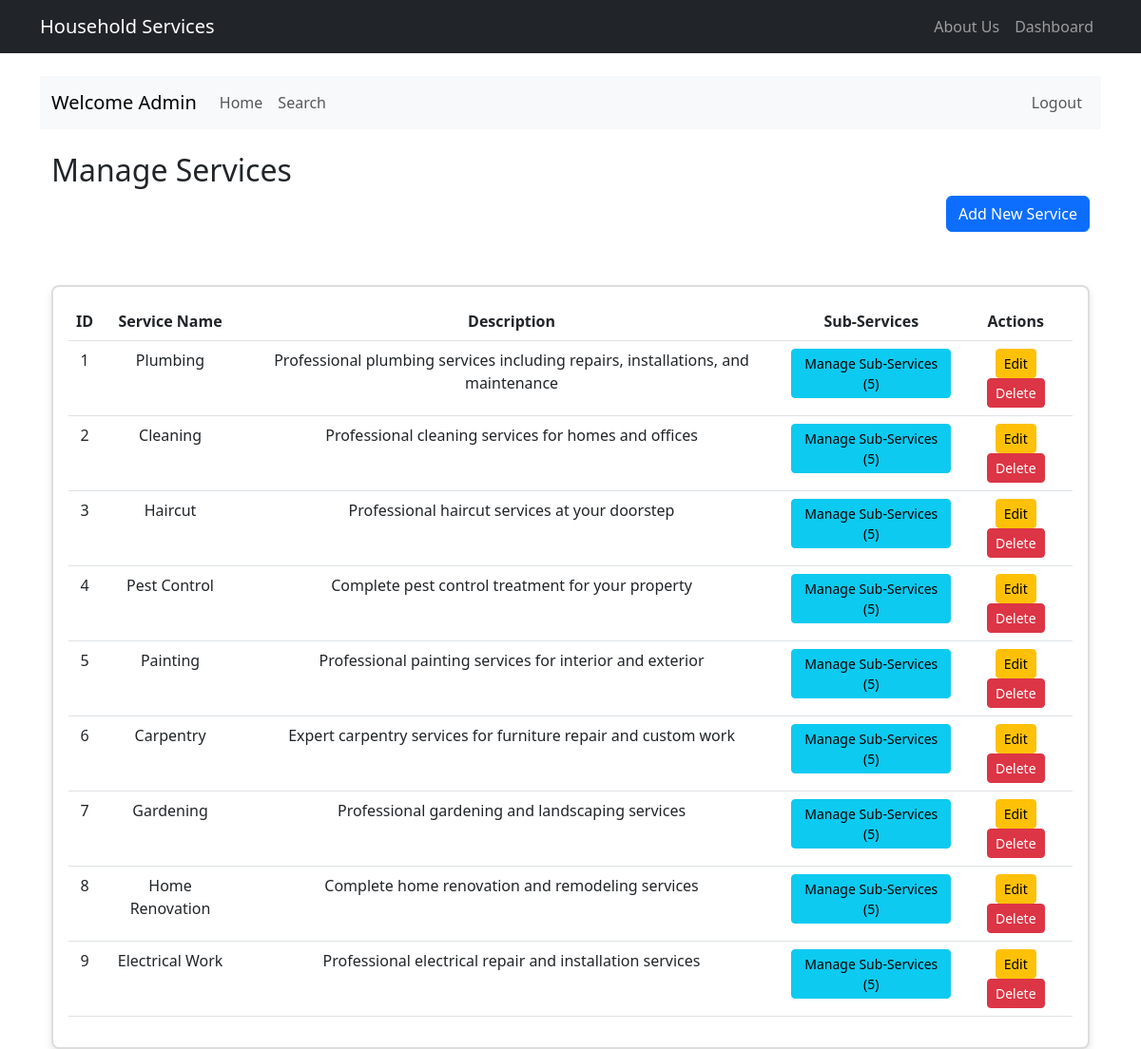
Before: /admin/services (signed in) with the older database file.
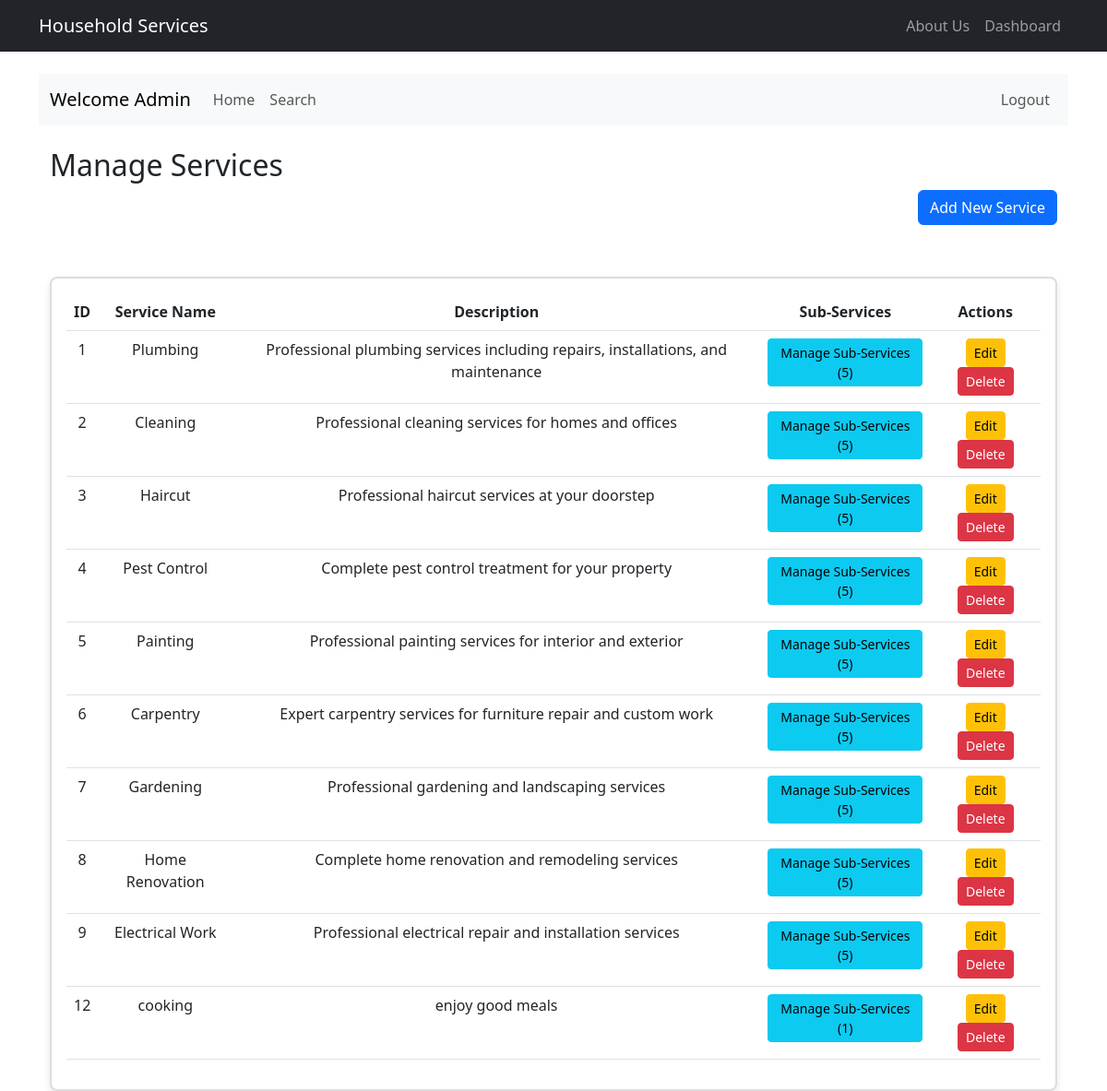
After: the same page with the newer database file.
### model.py (models this page shows, shortened)
class Service(db.Model):
    id = db.Column(db.Integer, primary_key=True)
    name = db.Column(db.String(100), nullable=False)
    description = db.Column(db.Text)
    created_at = db.Column(db.DateTime, default=datetime.utcnow)
    is_active = db.Column(db.Boolean, default=True)

### routes.py (the view, shortened to what this page needs)
@app.route('/admin/services', methods=['GET', 'POST'])
@login_required
def manage_services():
    if current_user.type != 'admin':
        flash('Access denied. Admin privileges required.', 'danger')
        return redirect(url_for('dashboard'))
    form = ServiceForm()
    sub_service_form = SubServiceForm()
    services = Service.query.filter_by(is_active=True).all()
    return render_template('admin/services.html',
                         services=services,
                         form=form,
                         sub_service_form=sub_service_form)

### app.py (called while the page is built)
@login_manager.user_loader
def load_user(user_id):
    return User.query.get(int(user_id))

### templates/admin/services.html (shortened to what this page needs)
{% extends "main.html" %}
{% block admin_content %}
<div class="container">
    <div class="row mb-4">
        <div class="col-md-12">
            <h2>Manage Services</h2>
            <button type="button" class="btn btn-primary float-end" data-bs-toggle="modal" data-bs-target="#newServiceModal">
                Add New Service
            </button>
        </div>
    </div>
    <div class="row">
        <div class="col-md-12">
            <div class="card">
                <div class="card-body">
                    <table class="table">
                        <thead>
                            <tr>
                                <th>ID</th>
                                <th>Service Name</th>
                                <th>Description</th>
                                <th>Sub-Services</th>
                                <th>Actions</th>
                            </tr>
                        </thead>
                        <tbody>
                            {% for service in services %}
                            <tr>
                                <td>{{ service.id }}</td>
                                <td>{{ service.name }}</td>
                                <td>{{ service.description }}</td>
                                <td>
                                    <button class="btn btn-sm btn-info" data-bs-toggle="modal"
                                            data-bs-target="#subServicesModal{{ service.id }}">
                                        Manage Sub-Services ({{ service.sub_services|length }})
                                    </button>
                                </td>
                                <td>
                                    <a href="{{ url_for('edit_service', service_id=service.id) }}"
                                       class="btn btn-sm btn-warning">Edit</a>
                                    <form action="{{ url_for('delete_service', service_id=service.id) }}"
                                          method="POST" class="d-inline">
                                        <button type="submit" class="btn btn-sm btn-danger"
                                                onclick="return confirm('Are you sure you want to delete this service?')">
                                            Delete
                                        </button>
                                    </form>
                                </td>
                            </tr>
                            {% endfor %}
                        </tbody>
                    </table>
                </div>
            </div>
        </div>
    </div>
</div>
{% endblock %}

Changed rows visible on the page:
added Service: id "12", name "cooking", description "enjoy good meals", sub_services|length "1"
